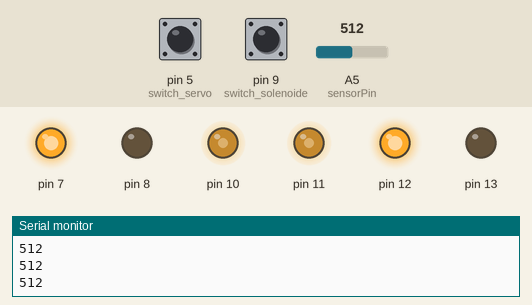
Bench run of a sketch on a simulated Arduino Uno, built with avr-gcc and run on an emulated ATmega328P. On the bench: output pins drawn as LEDs (lit = HIGH), the last lines printed to the serial monitor. The test bench sets the inputs (shaded band); at power-on: A5 (sensorPin) = 512, pin 5 (switch_servo) HIGH, pin 9 (switch_solenoide) HIGH.

Above: at 1.2 s.
1.3 s: A5 (sensorPin) set to 716
At 1.7 s:
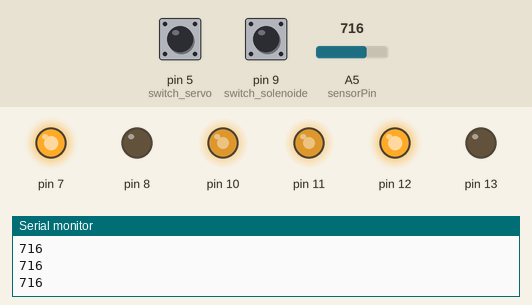
2.9 s: A5 (sensorPin) set to 900
At 4.2 s:
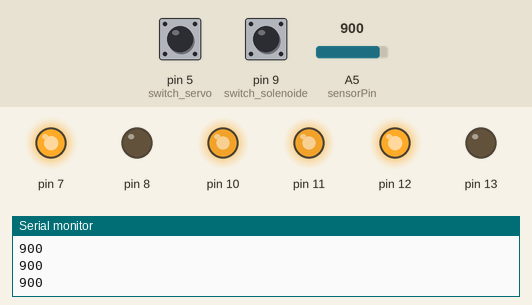
4.5 s: A5 (sensorPin) set to 122
At 5.7 s:
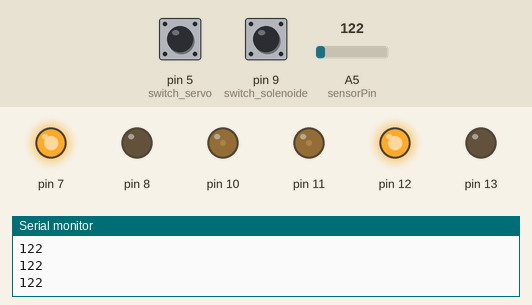
6.1 s: A5 (sensorPin) set to 0
At 7.2 s:
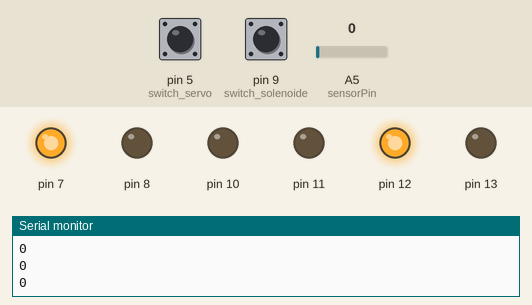
7.7 s: A5 (sensorPin) set to 511
At 8.5 s:
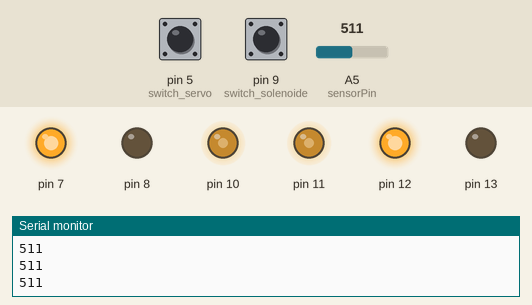
Timing chart, 0 to 10.3 s (numbered marks = the images above; inputs shaded):
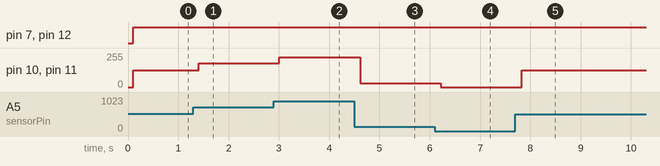

The sketch:

infrared_.ino
```cpp
#include <Button.h>
#include <Servo.h>


#define DC       0
#define SERVO    1
#define SOLENOID 2

Servo servoA;
Servo servoB;

Button switch_servo = Button(5, BUTTON_PULLUP_INTERNAL);
Button switch_solenoide = Button(9, BUTTON_PULLUP_INTERNAL);

int actuator = DC;

int sensorPin = A5;

int data = 0;


void setup() {
  // put your setup code here, to run once:

  Serial.begin (9600);

   //Switch D5

  if (switch_servo.isPressed()) {
    actuator = SERVO;

    servoA.attach(A5);
    servoB.attach(A4);

    //Switch D9
  } else if (switch_solenoide.isPressed()) {
    actuator = SOLENOID;

    //Motor 1 direction - OUT1 & OUT2
    pinMode(7, OUTPUT);
    pinMode(8, OUTPUT);
    //Motor 1 Speed
    pinMode(10, OUTPUT);

    //Motor 2 direction - OUT3 & OUT4
    pinMode(12, OUTPUT);
    pinMode(13, OUTPUT);
    //Motor 2 Speed
    pinMode(11, OUTPUT);

  } else {
    actuator = DC;

    //Motor 1 direction - OUT1 & OUT2
    pinMode(7, OUTPUT);
    pinMode(8, OUTPUT);
    //Motor 1 Speed
    pinMode(10, OUTPUT);

    //Motor 2 direction - OUT3 & OUT4
    pinMode(12, OUTPUT);
    pinMode(13, OUTPUT);
    //Motor 2 Speed
    pinMode(11, OUTPUT);

  }

}


/////////////////////////////


void loop() {
  // put your main code here, to run repeatedly:

    data = analogRead(sensorPin);
  // turn the ledPin on
   Serial.println(data);

  delay(100);


  // Actuator Servo
      if (actuator == SERVO ) {
        data = map(data, 0, 1023, 0, 180);

        servoA.write(data);
        servoB.write(data);

        // Actuator Solenoide - Switch D9
      } else if (actuator == SOLENOID) {

        digitalWrite(7, HIGH);
        digitalWrite(8, LOW);

        digitalWrite(12, HIGH);
        digitalWrite(13, LOW);

        digitalWrite(10, HIGH);
        digitalWrite(11, HIGH);
        delay (map(data, 0, 1023, 1, 25));
        digitalWrite(10, LOW);
        digitalWrite(11, LOW);


      } else if (actuator == DC) {
        data = map(data, 0, 1023, 0, 255);


#ifdef BIDIRECTIONNAL_DC

        // TWO DIRECTIONAL DC MOTOR - OPTIONAL

        if (data < 128) {
          digitalWrite(7, LOW);
          digitalWrite(8, HIGH);

          analogWrite(10, 255 - map(data, 0, 127, 0, 255));

          digitalWrite(12, LOW);
          digitalWrite(13, HIGH);

          analogWrite(11, 255 - map(data, 0, 127, 0, 255));

        } else {
          digitalWrite(7, HIGH);
          digitalWrite(8, LOW);

          analogWrite(10, map(data, 128, 255, 0, 255));

          digitalWrite(12, HIGH);
          digitalWrite(13, LOW);

          analogWrite(11, map(data, 128, 255, 0, 255));
        }


#else

        // ONE DIRECTION DC MOTOR

        digitalWrite(7, HIGH);
        digitalWrite(8, LOW);

        analogWrite(10, data);

        digitalWrite(12, HIGH);
        digitalWrite(13, LOW);

        analogWrite(11, data);
#endif
      }


}
```

Measured:
- after the input at 1.3 s, pin 10, pin 11: 127/255 → 178/255 after 0.11 s
- after the input at 2.9 s, pin 10, pin 11: 178/255 → 224/255 after 0.11 s
- after the input at 4.5 s, pin 10, pin 11: 224/255 → 30/255 after 0.12 s
- after the input at 6.1 s, pin 10, pin 11: 30/255 → 0/255 after 0.12 s
- after the input at 7.7 s, pin 10, pin 11: 0/255 → 127/255 after 0.13 s
